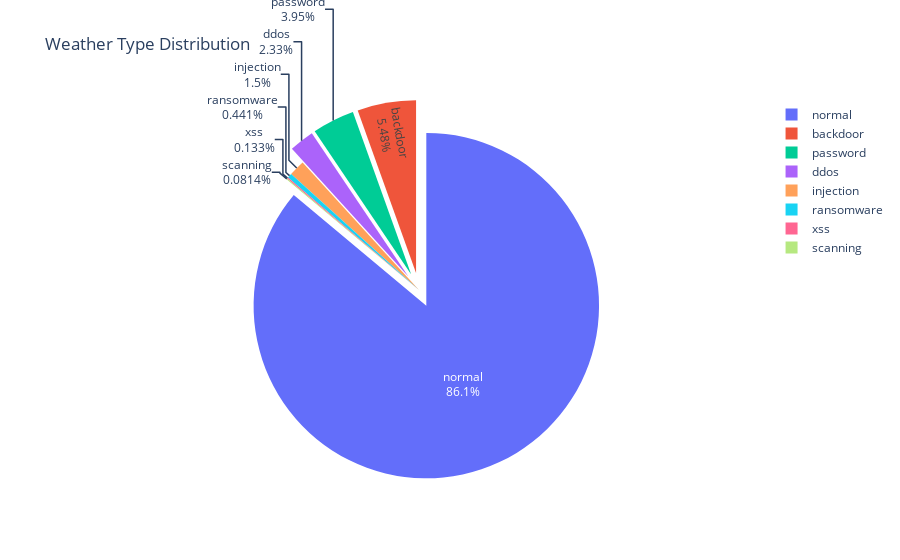

Source (notebook cell):
### Code cell
type_counts = weather['type'].value_counts()

fig = go.Figure(data=[go.Pie(labels=type_counts.index, values=type_counts)])
fig.update_traces(textinfo='percent+label', pull=[0.1, 0.1, 0.1, 0.1])
fig.update_layout(title='Weather Type Distribution')

fig.show()

### Figure 1 — Plotly figure (JSON) as saved in the notebook; plotly's stock layout.template omitted (floating-point values rounded to 4 significant figures)
{"data": [{"labels": ["normal", "backdoor", "password", "ddos", "injection", "ransomware", "xss", "scanning"], "pull": [0.1, 0.1, 0.1, 0.1], "textinfo": "percent+label", "type": "pie", "values": [559718, 35641, 25715, 15182, 9726, 2865, 866, 529]}], "layout": {"title": {"text": "Weather Type Distribution"}}}
